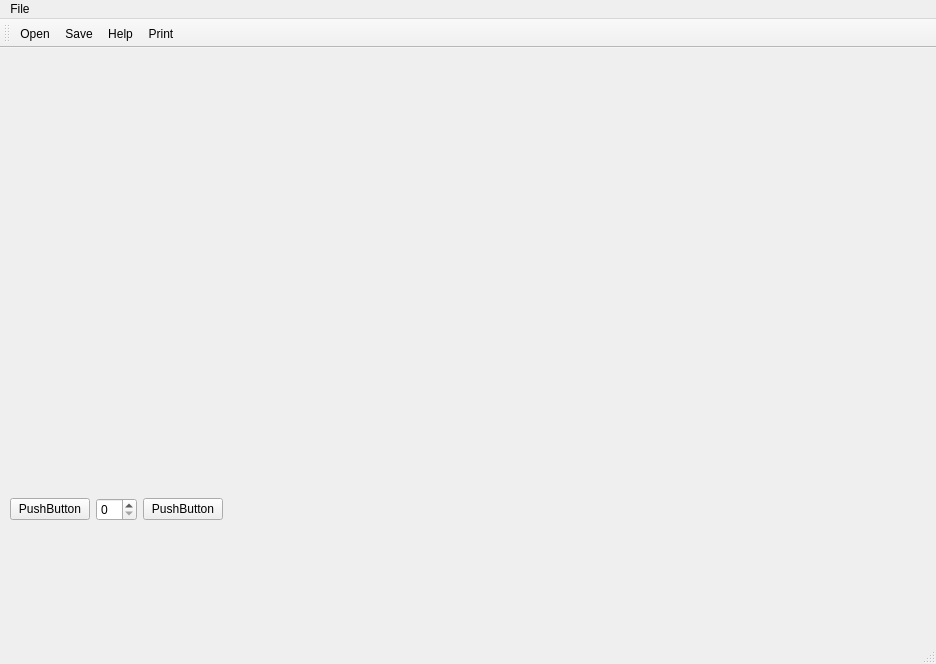
<?xml version="1.0" encoding="UTF-8"?>
<ui version="4.0">
 <class>MainWindow</class>
 <widget class="QMainWindow" name="MainWindow">
  <property name="geometry">
   <rect>
    <x>0</x>
    <y>0</y>
    <width>936</width>
    <height>664</height>
   </rect>
  </property>
  <property name="windowTitle">
   <string>MainWindow</string>
  </property>
  <widget class="QWidget" name="centralwidget">
   <widget class="QWidget" name="layoutWidget">
    <property name="geometry">
     <rect>
      <x>10</x>
      <y>40</y>
      <width>602</width>
      <height>433</height>
     </rect>
    </property>
    <layout class="QVBoxLayout" name="verticalLayout">
     <item>
      <widget class="QVTKOpenGLWidget" name="qvtkWidget" native="true">
       <property name="minimumSize">
        <size>
         <width>600</width>
         <height>400</height>
        </size>
       </property>
      </widget>
     </item>
     <item>
      <layout class="QHBoxLayout" name="horizontalLayout">
       <item>
        <widget class="QPushButton" name="pushButton">
         <property name="text">
          <string>PushButton</string>
         </property>
        </widget>
       </item>
       <item>
        <widget class="QSpinBox" name="spinBox"/>
       </item>
       <item>
        <widget class="QPushButton" name="pushButton_2">
         <property name="text">
          <string>PushButton</string>
         </property>
        </widget>
       </item>
       <item>
        <spacer name="horizontalSpacer">
         <property name="orientation">
          <enum>Qt::Horizontal</enum>
         </property>
         <property name="sizeHint" stdset="0">
          <size>
           <width>40</width>
           <height>20</height>
          </size>
         </property>
        </spacer>
       </item>
      </layout>
     </item>
    </layout>
   </widget>
  </widget>
  <widget class="QMenuBar" name="menubar">
   <property name="geometry">
    <rect>
     <x>0</x>
     <y>0</y>
     <width>936</width>
     <height>21</height>
    </rect>
   </property>
   <widget class="QMenu" name="menuFile">
    <property name="title">
     <string>File</string>
    </property>
    <addaction name="actionFileOpen"/>
    <addaction name="actionFileSave"/>
   </widget>
   <addaction name="menuFile"/>
  </widget>
  <widget class="QStatusBar" name="statusbar"/>
  <widget class="QToolBar" name="toolBar">
   <property name="windowTitle">
    <string>toolBar</string>
   </property>
   <attribute name="toolBarArea">
    <enum>TopToolBarArea</enum>
   </attribute>
   <attribute name="toolBarBreak">
    <bool>false</bool>
   </attribute>
   <addaction name="actionFileOpen"/>
   <addaction name="actionFileSave"/>
   <addaction name="actionHelp"/>
   <addaction name="actionPrint"/>
  </widget>
  <action name="actionFileOpen">
   <property name="icon">
    <iconset resource="Icons/icons.qrc">
     <normaloff>:/Icons/fileopen.png</normaloff>:/Icons/fileopen.png</iconset>
   </property>
   <property name="text">
    <string>Open</string>
   </property>
  </action>
  <action name="actionFileSave">
   <property name="icon">
    <iconset resource="Icons/icons.qrc">
     <normaloff>:/Icons/filesave.png</normaloff>:/Icons/filesave.png</iconset>
   </property>
   <property name="text">
    <string>Save</string>
   </property>
  </action>
  <action name="actionHelp">
   <property name="icon">
    <iconset resource="Icons/icons.qrc">
     <normaloff>:/Icons/help.png</normaloff>:/Icons/help.png</iconset>
   </property>
   <property name="text">
    <string>Help</string>
   </property>
  </action>
  <action name="actionPrint">
   <property name="icon">
    <iconset resource="Icons/icons.qrc">
     <normaloff>:/Icons/print.png</normaloff>:/Icons/print.png</iconset>
   </property>
   <property name="text">
    <string>Print</string>
   </property>
  </action>
 </widget>
 <customwidgets>
  <customwidget>
   <class>QVTKOpenGLWidget</class>
   <extends>QWidget</extends>
   <header>QVTKOpenGLWidget.h</header>
  </customwidget>
 </customwidgets>
 <resources>
  <include location="Icons/icons.qrc"/>
 </resources>
 <connections/>
</ui>
